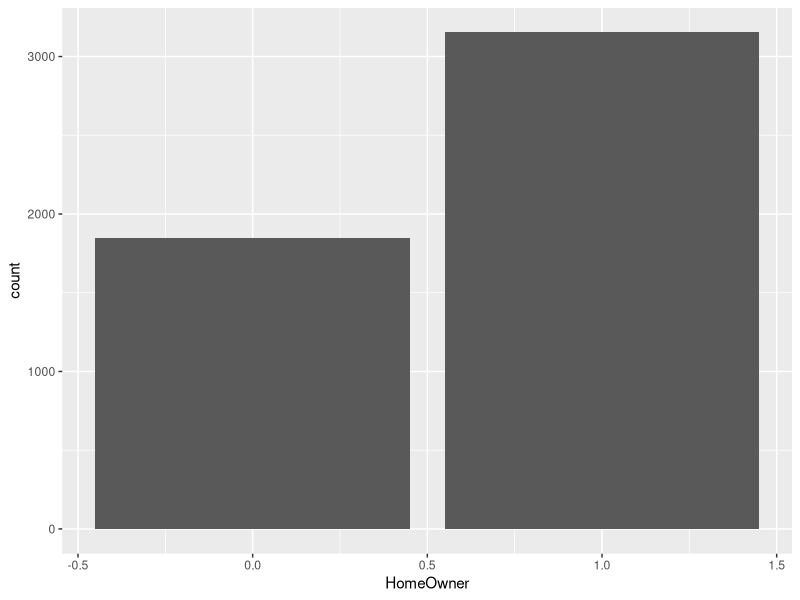
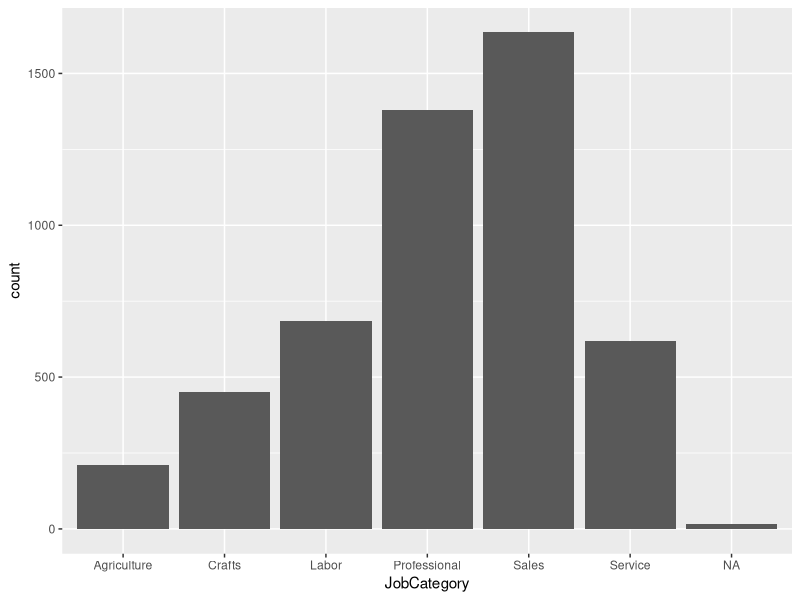
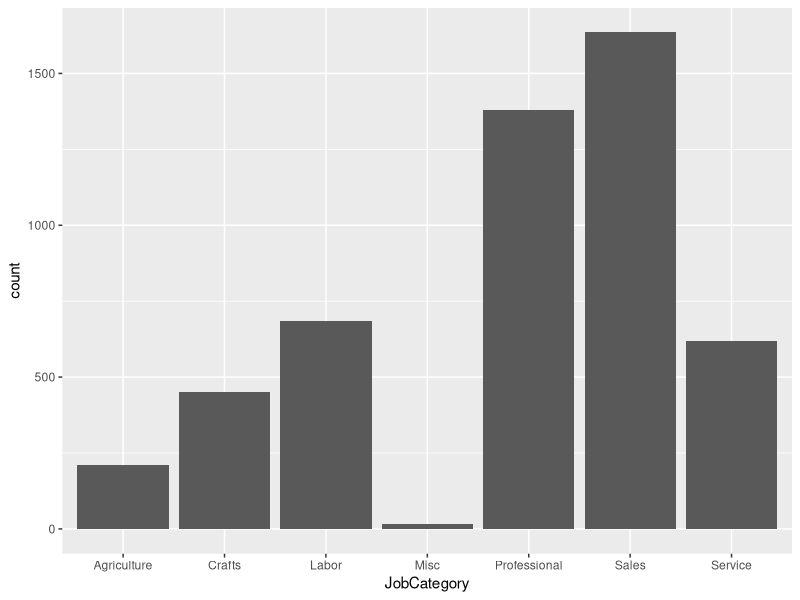
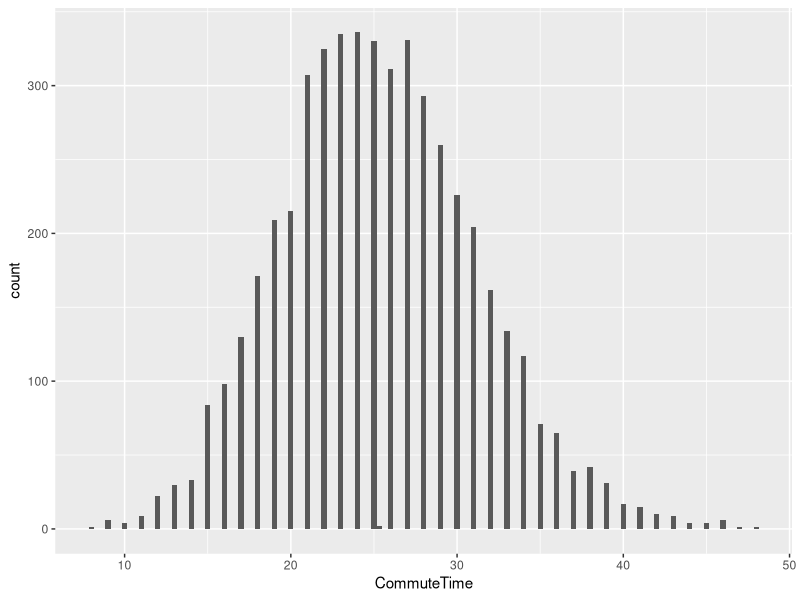

Generate these figures, in order, with R:
## ---- chunk 1
knitr::opts_knit$set(progress = FALSE, verbose = FALSE)
knitr::opts_chunk$set(echo = FALSE, message=FALSE, warning=FALSE)
## ---- chunk 2
knitr::opts_chunk$set(echo = TRUE)
library(tidyverse)
library(maps)
library(scales)
library(sf)
library(Hmisc)
## ---- chunk 3
customers <- read_csv("data/Customer_Dataset_File_Original.csv")
## ---- chunk 4
sum(is.na(customers))
sapply(customers,function(x)sum(is.na(x)))
## ---- chunk 5
#customers <- read_csv("data/Customer_Dataset_File_Original.csv")
print("Number of rows with Gender = NA before imputation")
sum(is.na(customers$Gender))

numberOfFemales <- customers %>% 
  filter(Gender=="Female") %>% 
  nrow()
print("Number of females before imputation")
numberOfFemales

numberOfMales <- customers %>% 
  filter(Gender=="Male") %>% 
  nrow()
count <- 0
print("Number of males before imputation")
numberOfMales
for(i in 1:nrow(customers)){
  if(is.na(customers$Gender[i])){
    #customers$Gender[i] <- "F"
    count <- count + 1
    if (count %% 2 == 0){
      customers$Gender[i] <- "Female"
    }
    else{
      customers$Gender[i] <- "Male"
    }
  }
}

print("Number of rows with Gender = NA after imputation")
sum(is.na(customers$Gender))
numberOfFemales <- customers %>% 
  filter(Gender=="Female") %>% 
  nrow()
print("Number of females after imputation")
numberOfFemales

numberOfMales <- customers %>% 
  filter(Gender=="Male") %>% 
  nrow()
print("Number of males after imputation")
numberOfMales
## ---- chunk 6
#customers <- read_csv("data/Customer_Dataset_File_Original.csv")
print("Number of rows with HouseholdSize = NA before imputation")
sum(is.na(customers$HouseholdSize))
summary(customers$HouseholdSize)
customers$HouseholdSize[is.na(customers$HouseholdSize)] <- median(customers$HouseholdSize, na.rm = T)
print("Check for missing values for HouseholdSize")
sum(is.na(customers$HouseholdSize))
## ---- chunk 7
#customers <- read_csv("data/Customer_Dataset_File_Original.csv")
print("Number of rows with HomeOwner = NA before imputation")
sum(is.na(customers$HomeOwner))
summary(customers$HomeOwner)
get_mode <- function(x) {
  unique_x <- unique(x)
  mode <- unique_x[which.max(tabulate(match(x, unique_x)))]
  mode
}
mode_value = get_mode(customers$HomeOwner)
customers$HomeOwner[is.na(customers$HomeOwner)] <- mode_value
print("Check for missing values for HomeOwner")
sum(is.na(customers$HomeOwner))
ggplot(customers) + 
  geom_bar(aes(x = HomeOwner))
## ---- chunk 8
#customers <- read_csv("data/Customer_Dataset_File_Original.csv")
print("Number of rows with JobCategory = NA before imputation")
sum(is.na(customers$JobCategory))
summary(customers$JobCategory)
ggplot(customers) + 
  geom_bar(aes(x = JobCategory))
customers$JobCategory[is.na(customers$JobCategory)] <- "Misc"
print("Check for missing values for HomeOwner")
sum(is.na(customers$JobCategory))
ggplot(customers) + 
  geom_bar(aes(x = JobCategory))
## ---- chunk 9
#customers <- read_csv("data/Customer_Dataset_File_Original.csv")
customers <- customers %>%
  replace(.=="#NULL!", NA) # replace with NA
customers$HHIncome = as.numeric(gsub("\\,", "", gsub("\\$", "", gsub("\\-", "", customers$HHIncome)))) 
customers$VoiceLastMonth = as.numeric(gsub("\\,", "", gsub("\\$", "", gsub("\\-", "", customers$VoiceLastMonth)))) 
customers$VoiceOverTenure = as.numeric(gsub("\\,", "", gsub("\\$", "", gsub("\\-", "", customers$VoiceOverTenure)))) 
customers$CardSpendMonth = as.numeric(gsub("\\,", "", gsub("\\$", "", gsub("\\-", "", customers$CardSpendMonth)))) 
customers$EquipmentLastMonth = as.numeric(gsub("\\,", "", gsub("\\$", "", gsub("\\-", "", customers$EquipmentLastMonth)))) 
customers$EquipmentOverTenure = as.numeric(gsub("\\,", "", gsub("\\$", "", gsub("\\-", "", customers$EquipmentOverTenure)))) 
customers$DataLastMonth = as.numeric(gsub("\\,", "", gsub("\\$", "", gsub("\\-", "", customers$DataLastMonth)))) 
customers$DataOverTenure = as.numeric(gsub("\\,", "", gsub("\\$", "", gsub("\\-", "", customers$DataOverTenure)))) 
sapply(customers,function(x)sum(is.na(x)))
ncol(customers)
## ---- chunk 10
customers$LastMonthTotalValue <- customers$VoiceLastMonth + customers$EquipmentLastMonth + customers$DataLastMonth
customers$OverTenureTotalValue <- customers$VoiceOverTenure + customers$EquipmentOverTenure + customers$DataOverTenure
customers$TotalDebt <- customers$CreditDebt + customers$OtherDebt
## ---- chunk 11
#customers <- read_csv("data/Customer_Dataset_File_Original.csv")
customers$CarValue = gsub("\\ ", "", customers$CarValue) 
summary(customers$CarValue)

carValueLessThanZero <- customers %>% 
  filter(CarValue =="$(1,000.00)") %>% 
  nrow()

customers$CarValue[customers$CarValue =="$(1,000.00)"] <- 0
customers$CarValue = as.numeric(gsub("\\,", "", gsub("\\$", "", gsub("\\-", "", customers$CarValue)))) 
customers$CarValue = as.numeric(customers$CarValue)

carValueLessThanZero <- customers %>% 
  filter(is.na(customers$CarValue)) %>%
  nrow()
  
print("Number of records with CarValue = NA")
carValueLessThanZero

carOwnership <- customers %>% 
  filter(customers$CarOwnership == "-1") %>%
  nrow()
print("Number of records with CarOwnership == -1")
carOwnership

carBrand <- customers %>% 
  filter(customers$CarBrand == "-1") %>%
  nrow()
print("Number of records with CarBrand == -1")
carBrand
customers$CarOwnership[customers$CarOwnership =="-1"] <- NA
customers$CarBrand[customers$CarBrand =="-1"] <- NA
## ---- chunk 12
customers$CommuteTime = as.numeric(customers$CommuteTime)
customers$CommuteTime[is.na(customers$CommuteTime)] <- mean(customers$CommuteTime, na.rm = T)
ggplot(customers) + 
  geom_bar(aes(x = CommuteTime))
## ---- chunk 13
#summary(customers)
